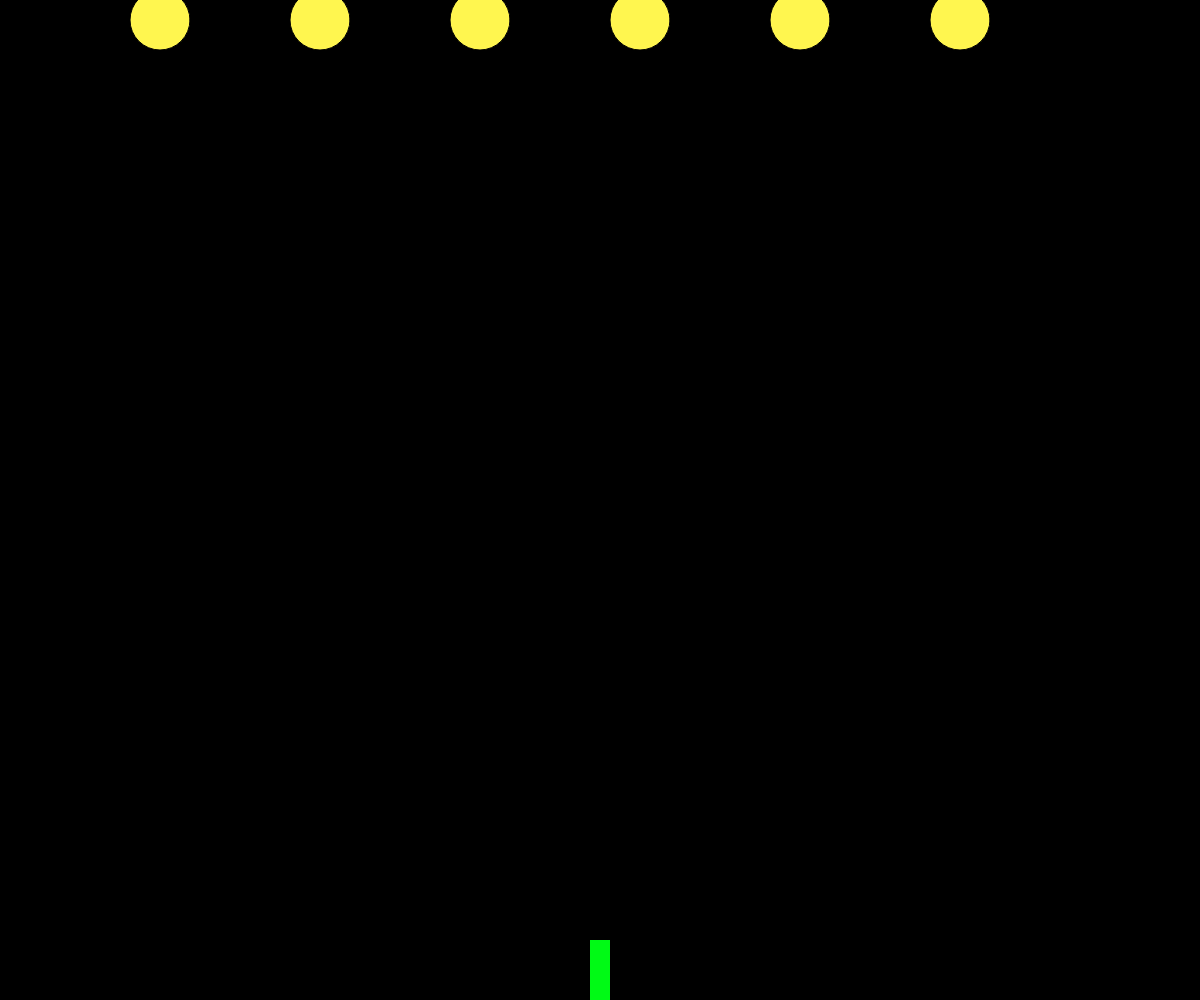
Frame 1 (no input)
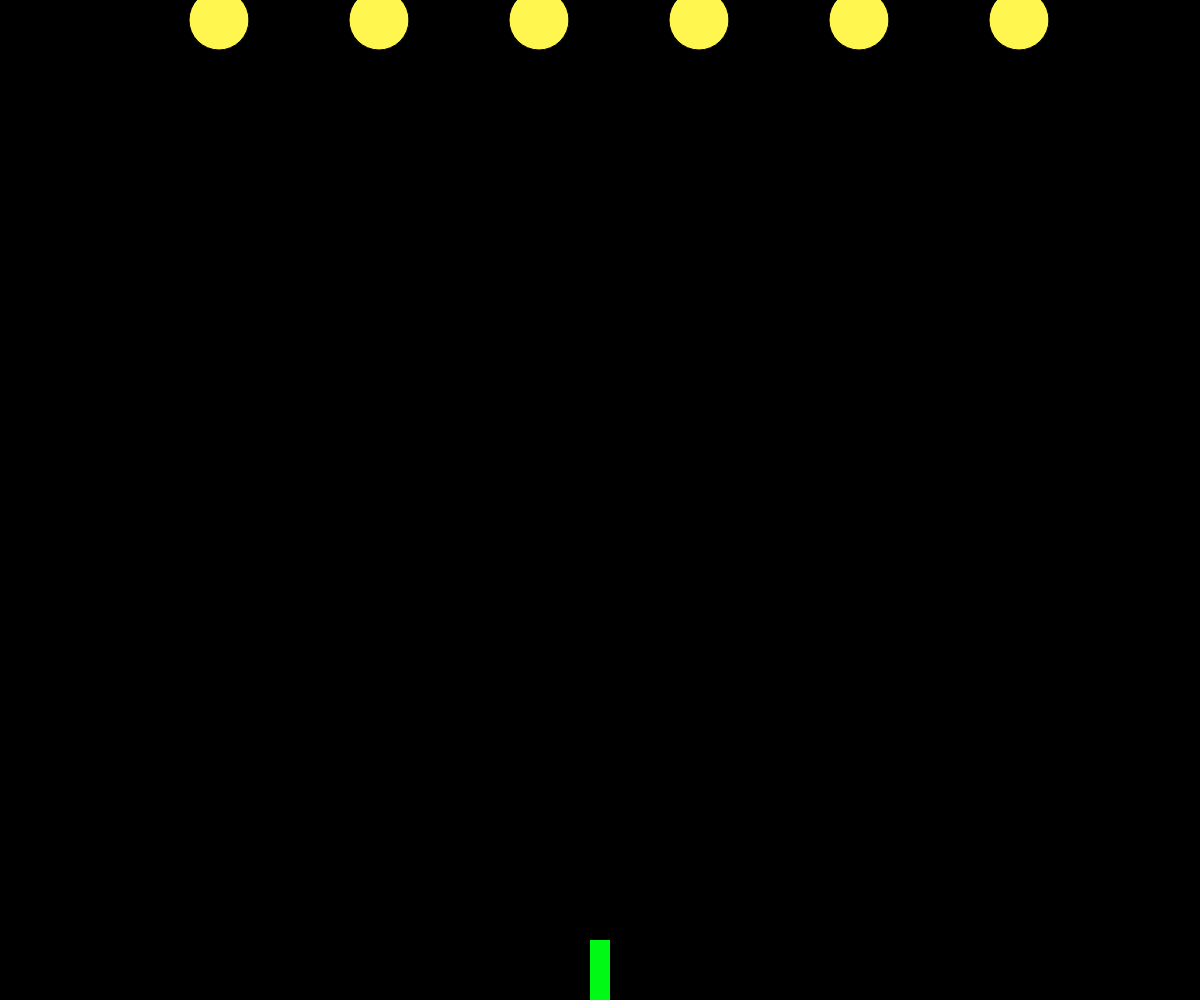
Frame 60 (no input)
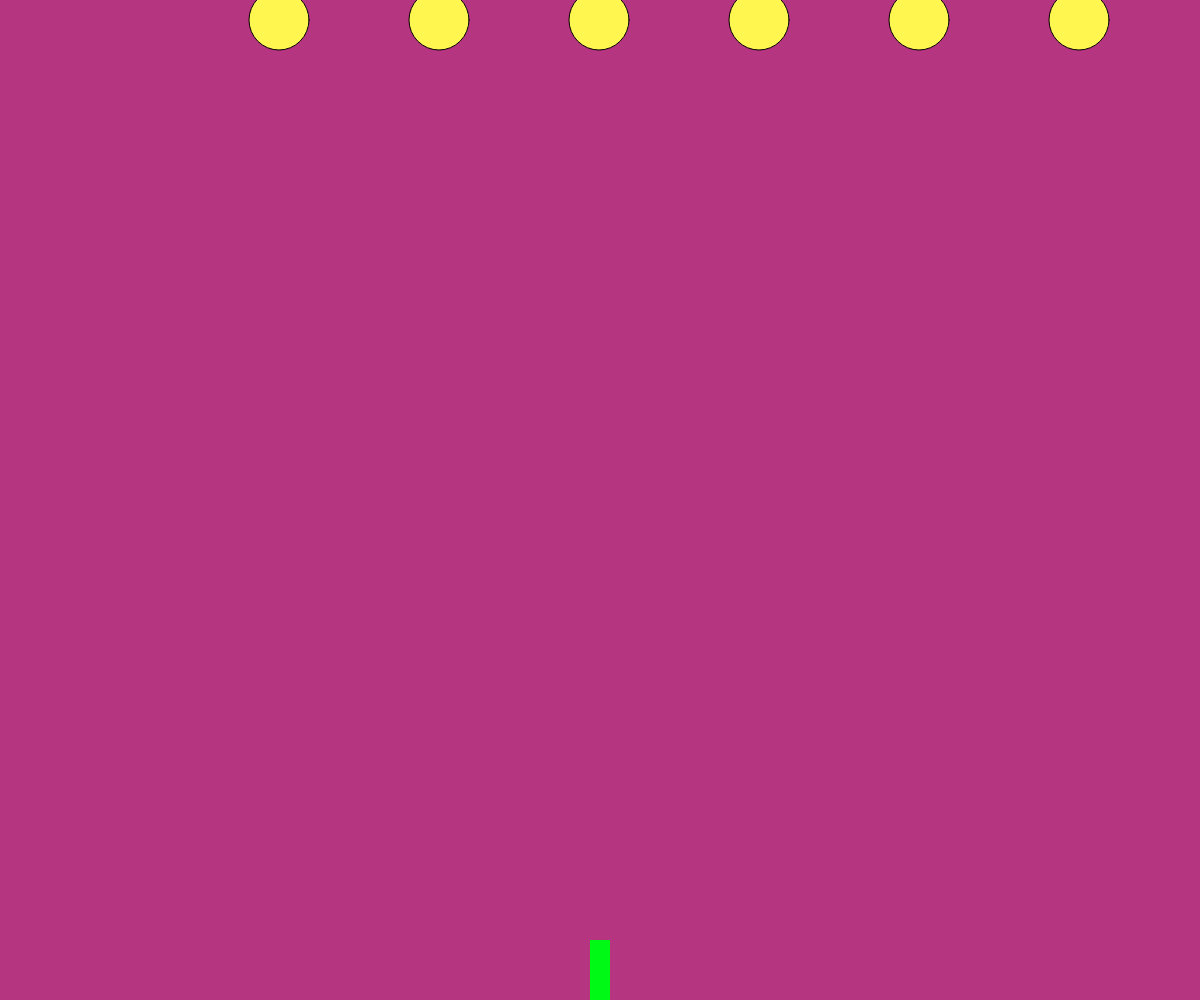
Frame 120 (the mouse pressed at the canvas centre since frame 60)

The p5.js sketch that drew these frames (run headless with seeded random() and noise() and a simulated clock; from frame 60 on, the mouse is pressed at the canvas centre):

// p5.js sketch
// ── sketch.js
//01302020_Assignment_Cyyoon

//var
var ship;
var flowers = [];
var drops = []; //왜 =[]를 붙이지?
var value =0;
var value2 =0;
var value3 =0;

function setup(){
  createCanvas(windowWidth,windowHeight);
  ship = new Ship();
  for (var i = 0; i < 6; i++) {
    flowers[i] = new Flower(i*160+160,20); // [i] 는 왜 붙는거?
  }
  // drop = new Drop(width/2, height/2); // 왜 이건 안쓰지?
}

function draw(){

  background(value,value2,value3);

  //Ship call up
  ship.show();
  ship.move();
  ship.ymove();


  //Flower call up

  var right = false;

  for (var i = 0; i < flowers.length; i++) {  //lenth가 어디?
    flowers[i].show(); //[i] 가 왜붙지?
    flowers[i].move();

    if (flowers[i].x > width || flowers[i].x < 0){
      right = true;
    }
  }

  if (right) {
    for (var i = 0; i < flowers.length; i++) {  //lenth가 어디?
      flowers[i].shiftDown(); //[i] 가 왜붙지?
  }
}

  //Drop Call up
  for (var i = 0; i < drops.length; i++) {  //lenth가 어디?
    drops[i].show(); //[i] 가 왜붙지?
    drops[i].move();

    for (var j = 0; j < flowers.length; j++) {
      if (drops[i].hits(flowers[j])) {
          flowers[j].grow();
          drops[i].evaporate();
      }
    }
  }

  for (var i = drops.length-1; i >= 0; i--) {
    if(drops[i].toDelete){
      drops.splice(i,1); // 왜 원이 무한 커짐하지 않게 하지?
    }
  }
}


//Key Function
function keyReleased(){
  if (key !=' ') {
      ship.setDir(0);
  }
}

function keyPressed(){
  if (key === ' ') {
    var drop = new Drop(ship.x, height/1.1);
    drops.push(drop); //push는 왜 붙지?
  }
  if(keyCode === RIGHT_ARROW){
    ship.setDir(1);
  }else if(keyCode === LEFT_ARROW){
    ship.setDir(-1);
  }
  if(keyCode === UP_ARROW){
    ship.setyDir(-1);
  }else if(keyCode === DOWN_ARROW){
    ship.setyDir(1);
  }
}

function mousePressed() {
  if (value === 0) {
    value = random(0,255);
    value2 = random(0,255);
    value3 = map(mouseX,0,width,0,255)


  } else {
    value = 0;
  }
}

// ── Bounce.js
//My Custom Function_Bounce

function Bounce(){
  this.option = function(){
  fill(random(0,255))
  strokeWeight(3)
  stroke(0);
  ellipseMode(CENTER);
  ellipse(x,y,mouseX)
}
}

// ── Drop.js
//My custom function_DROP
function Drop(x,y){
  this.x=ship.x;
  this.y=ship.y-70;
  this.r=8;
  this.toDelete = false;



  this.show = function(){
    fill(random(0,255));
    strokeWeight(1);
    stroke(0);
    ellipseMode(CENTER);
    ellipse(this.x, this.y, this.r*2, this.r*2);
  }

  this.hits = function(flower){
    var d = dist(this.x, this.y, flower.x, flower.y);
    if(d < this.r + flower.r){
      return true;
    }else{
      return false;
    }
  }

  this.move = function(flower){
    this.y = this.y-5;
  }

  this.evaporate = function(){
      this.toDelete = true;
  }
}

// ── Flower.js
//My custom function_FLOWER
function Flower(x,y){
  this.x=x;
  this.y=y;
  this.r = 30;

  this.xdir=1;

  this.show = function(){
    fill('#fff64f');
    strokeWeight(1);
    stroke(0);
    ellipseMode(CENTER);
    ellipse(this.x, this.y, this.r*2, this.r*2);
  }

  this.move = function(){
    this.x = this.x+this.xdir;
    // this.y = this.x+this.ydir;
  }

  this.grow = function(){
    this.r = this.r +2;
  }

  this.shiftDown = function(){
    this.xdir *= -1 // *=는 뭔 의미?
    this.y += this.r;
  }
}

// ── Ship.js
//My custom function_SHIP
function Ship(){
  this.x = width/2;
  this.y = height-30
  // this.dir = 1;
  this.xdir = 0;
  this.ydir = 0;

  this.show = function(){
    fill('#00fa15');
    noStroke();
    rectMode(CENTER);
    rect(this.x, this.y, 20, 60);
  }

  this.setDir = function(dir){  //뭐지
    this.xdir = dir;
  }

  this.move = function(dir){
    this.x += this.xdir*5;
  }


  this.setyDir = function(dir){  //뭐지
    this.ydir = dir;
  }

  this.ymove = function(dir){
    this.y += this.ydir*5;
  }
}
